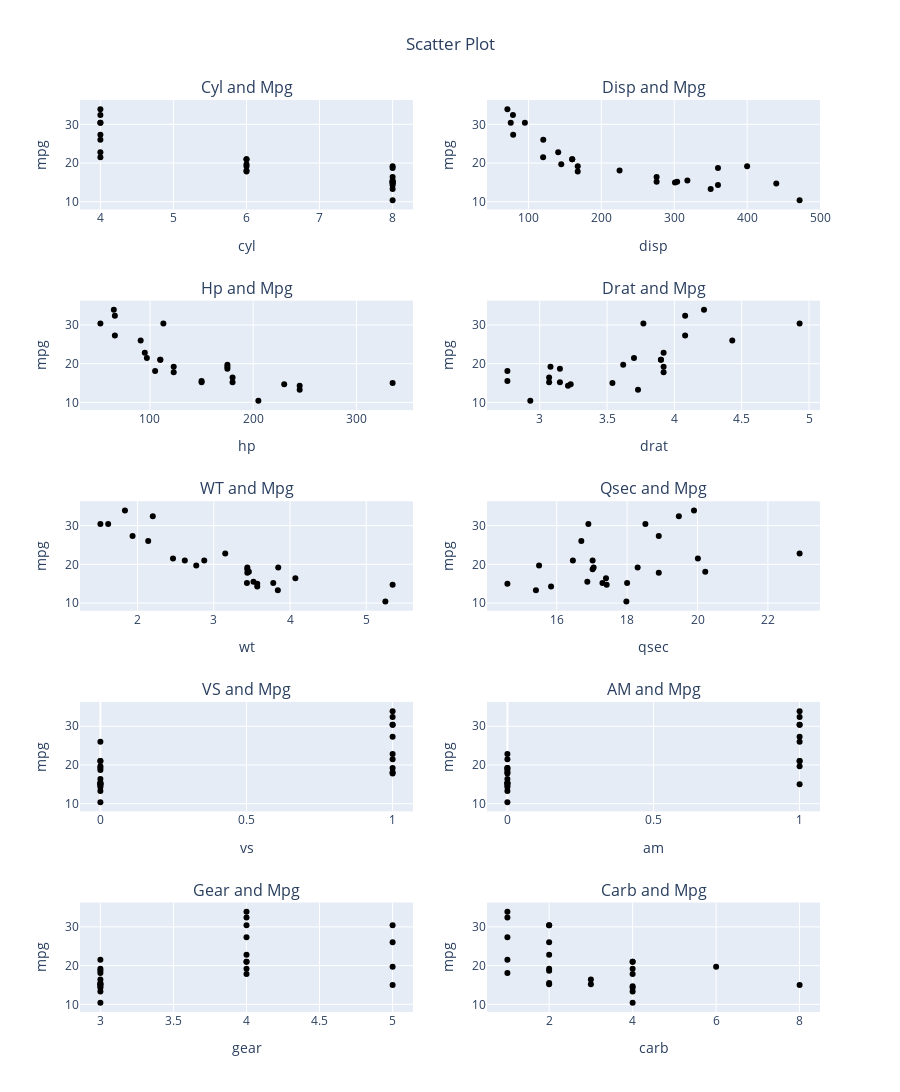

Write notebook code for a chart like this one.
### Markdown cell above
## Linearitas

### Code cell
#siapkan figure subplot
fig = make_subplots(
    rows = 5, cols = 2,
    subplot_titles = ("Cyl and Mpg", 
                      "Disp and Mpg", 
                      "Hp and Mpg", 
                      "Drat and Mpg", 
                      "WT and Mpg",
                      "Qsec and Mpg", 
                      "VS and Mpg", 
                      "AM and Mpg", 
                      "Gear and Mpg", 
                      "Carb and Mpg")
)

#buat plot masing-masing subplot
index = 0
for i in range(1,6):
    for j in range(1,3):
        fig.add_trace(go.Scatter(x = X[X.keys()[index]], y = Y, mode = 'markers', marker = {'color' : 'black'}), row = i, col = j)
        fig.update_xaxes(title_text = X.keys()[index], row = i, col = j)
        fig.update_yaxes(title_text = 'mpg', row = i, col = j)
        index = index+1

#atur layout        
layout = {
    'height' : 2000,
    #'width' : 1000,
    'title' : {
        'text' : 'Scatter Plot',
        'x' : 0.5
    },
    'showlegend' : False
}

fig.update_layout(layout)

fig.show()

### Figure 1 — Plotly figure (JSON) as saved in the notebook; plotly's stock layout.template omitted (floating-point values rounded to 4 significant figures)
{"data": [{"marker": {"color": "black"}, "mode": "markers", "type": "scatter", "x": [4, 8, 4, 8, 4, 8, 8, 8, 6, 4, 6, 6, 4, 4, 4, 8, 8, 6, 8, 4, 6, 6, 8, 8, 8], "xaxis": "x", "y": [27.3, 13.3, 32.4, 15.2, 22.8, 18.7, 19.2, 15.2, 19.7, 30.4, 17.8, 19.2, 21.5, 26, 33.9, 15.5, 14.7, 21, 16.4, 30.4, 18.1, 21, 15, 10.4, 14.3], "yaxis": "y"}, {"marker": {"color": "black"}, "mode": "markers", "type": "scatter", "x": [79, 350, 78.7, 304, 140.8, 360, 400, 275.8, 145, 75.7, 167.6, 167.6, 120.1, 120.3, 71.1, 318, 440, 160, 275.8, 95.1, 225, 160, 301, 472, 360], "xaxis": "x2", "y": [27.3, 13.3, 32.4, 15.2, 22.8, 18.7, 19.2, 15.2, 19.7, 30.4, 17.8, 19.2, 21.5, 26, 33.9, 15.5, 14.7, 21, 16.4, 30.4, 18.1, 21, 15, 10.4, 14.3], "yaxis": "y2"}, {"marker": {"color": "black"}, "mode": "markers", "type": "scatter", "x": [66, 245, 66, 150, 95, 175, 175, 180, 175, 52, 123, 123, 97, 91, 65, 150, 230, 110, 180, 113, 105, 110, 335, 205, 245], "xaxis": "x3", "y": [27.3, 13.3, 32.4, 15.2, 22.8, 18.7, 19.2, 15.2, 19.7, 30.4, 17.8, 19.2, 21.5, 26, 33.9, 15.5, 14.7, 21, 16.4, 30.4, 18.1, 21, 15, 10.4, 14.3], "yaxis": "y3"}, {"marker": {"color": "black"}, "mode": "markers", "type": "scatter", "x": [4.08, 3.73, 4.08, 3.15, 3.92, 3.15, 3.08, 3.07, 3.62, 4.93, 3.92, 3.92, 3.7, 4.43, 4.22, 2.76, 3.23, 3.9, 3.07, 3.77, 2.76, 3.9, 3.54, 2.93, 3.21], "xaxis": "x4", "y": [27.3, 13.3, 32.4, 15.2, 22.8, 18.7, 19.2, 15.2, 19.7, 30.4, 17.8, 19.2, 21.5, 26, 33.9, 15.5, 14.7, 21, 16.4, 30.4, 18.1, 21, 15, 10.4, 14.3], "yaxis": "y4"}, {"marker": {"color": "black"}, "mode": "markers", "type": "scatter", "x": [1.935, 3.84, 2.2, 3.435, 3.15, 3.44, 3.845, 3.78, 2.77, 1.615, 3.44, 3.44, 2.465, 2.14, 1.835, 3.52, 5.345, 2.62, 4.07, 1.513, 3.46, 2.875, 3.57, 5.25, 3.57], "xaxis": "x5", "y": [27.3, 13.3, 32.4, 15.2, 22.8, 18.7, 19.2, 15.2, 19.7, 30.4, 17.8, 19.2, 21.5, 26, 33.9, 15.5, 14.7, 21, 16.4, 30.4, 18.1, 21, 15, 10.4, 14.3], "yaxis": "y5"}, {"marker": {"color": "black"}, "mode": "markers", "type": "scatter", "x": [18.9, 15.41, 19.47, 17.3, 22.9, 17.02, 17.05, 18, 15.5, 18.52, 18.9, 18.3, 20.01, 16.7, 19.9, 16.87, 17.42, 16.46, 17.4, 16.9, 20.22, 17.02, 14.6, 17.98, 15.84], "xaxis": "x6", "y": [27.3, 13.3, 32.4, 15.2, 22.8, 18.7, 19.2, 15.2, 19.7, 30.4, 17.8, 19.2, 21.5, 26, 33.9, 15.5, 14.7, 21, 16.4, 30.4, 18.1, 21, 15, 10.4, 14.3], "yaxis": "y6"}, {"marker": {"color": "black"}, "mode": "markers", "type": "scatter", "x": [1, 0, 1, 0, 1, 0, 0, 0, 0, 1, 1, 1, 1, 0, 1, 0, 0, 0, 0, 1, 1, 0, 0, 0, 0], "xaxis": "x7", "y": [27.3, 13.3, 32.4, 15.2, 22.8, 18.7, 19.2, 15.2, 19.7, 30.4, 17.8, 19.2, 21.5, 26, 33.9, 15.5, 14.7, 21, 16.4, 30.4, 18.1, 21, 15, 10.4, 14.3], "yaxis": "y7"}, {"marker": {"color": "black"}, "mode": "markers", "type": "scatter", "x": [1, 0, 1, 0, 0, 0, 0, 0, 1, 1, 0, 0, 0, 1, 1, 0, 0, 1, 0, 1, 0, 1, 1, 0, 0], "xaxis": "x8", "y": [27.3, 13.3, 32.4, 15.2, 22.8, 18.7, 19.2, 15.2, 19.7, 30.4, 17.8, 19.2, 21.5, 26, 33.9, 15.5, 14.7, 21, 16.4, 30.4, 18.1, 21, 15, 10.4, 14.3], "yaxis": "y8"}, {"marker": {"color": "black"}, "mode": "markers", "type": "scatter", "x": [4, 3, 4, 3, 4, 3, 3, 3, 5, 4, 4, 4, 3, 5, 4, 3, 3, 4, 3, 5, 3, 4, 5, 3, 3], "xaxis": "x9", "y": [27.3, 13.3, 32.4, 15.2, 22.8, 18.7, 19.2, 15.2, 19.7, 30.4, 17.8, 19.2, 21.5, 26, 33.9, 15.5, 14.7, 21, 16.4, 30.4, 18.1, 21, 15, 10.4, 14.3], "yaxis": "y9"}, {"marker": {"color": "black"}, "mode": "markers", "type": "scatter", "x": [1, 4, 1, 2, 2, 2, 2, 3, 6, 2, 4, 4, 1, 2, 1, 2, 4, 4, 3, 2, 1, 4, 8, 4, 4], "xaxis": "x10", "y": [27.3, 13.3, 32.4, 15.2, 22.8, 18.7, 19.2, 15.2, 19.7, 30.4, 17.8, 19.2, 21.5, 26, 33.9, 15.5, 14.7, 21, 16.4, 30.4, 18.1, 21, 15, 10.4, 14.3], "yaxis": "y10"}], "layout": {"annotations": [{"font": {"size": 16}, "showarrow": false, "text": "Cyl and Mpg", "x": 0.225, "xanchor": "center", "xref": "paper", "y": 1, "yanchor": "bottom", "yref": "paper"}, {"font": {"size": 16}, "showarrow": false, "text": "Disp and Mpg", "x": 0.775, "xanchor": "center", "xref": "paper", "y": 1, "yanchor": "bottom", "yref": "paper"}, {"font": {"size": 16}, "showarrow": false, "text": "Hp and Mpg", "x": 0.225, "xanchor": "center", "xref": "paper", "y": 0.78, "yanchor": "bottom", "yref": "paper"}, {"font": {"size": 16}, "showarrow": false, "text": "Drat and Mpg", "x": 0.775, "xanchor": "center", "xref": "paper", "y": 0.78, "yanchor": "bottom", "yref": "paper"}, {"font": {"size": 16}, "showarrow": false, "text": "WT and Mpg", "x": 0.225, "xanchor": "center", "xref": "paper", "y": 0.56, "yanchor": "bottom", "yref": "paper"}, {"font": {"size": 16}, "showarrow": false, "text": "Qsec and Mpg", "x": 0.775, "xanchor": "center", "xref": "paper", "y": 0.56, "yanchor": "bottom", "yref": "paper"}, {"font": {"size": 16}, "showarrow": false, "text": "VS and Mpg", "x": 0.225, "xanchor": "center", "xref": "paper", "y": 0.34, "yanchor": "bottom", "yref": "paper"}, {"font": {"size": 16}, "showarrow": false, "text": "AM and Mpg", "x": 0.775, "xanchor": "center", "xref": "paper", "y": 0.34, "yanchor": "bottom", "yref": "paper"}, {"font": {"size": 16}, "showarrow": false, "text": "Gear and Mpg", "x": 0.225, "xanchor": "center", "xref": "paper", "y": 0.12, "yanchor": "bottom", "yref": "paper"}, {"font": {"size": 16}, "showarrow": false, "text": "Carb and Mpg", "x": 0.775, "xanchor": "center", "xref": "paper", "y": 0.12, "yanchor": "bottom", "yref": "paper"}], "height": 2000, "showlegend": false, "title": {"text": "Scatter Plot", "x": 0.5}, "xaxis": {"anchor": "y", "domain": [0, 0.45], "title": {"text": "cyl"}}, "xaxis10": {"anchor": "y10", "domain": [0.55, 1], "title": {"text": "carb"}}, "xaxis2": {"anchor": "y2", "domain": [0.55, 1], "title": {"text": "disp"}}, "xaxis3": {"anchor": "y3", "domain": [0, 0.45], "title": {"text": "hp"}}, "xaxis4": {"anchor": "y4", "domain": [0.55, 1], "title": {"text": "drat"}}, "xaxis5": {"anchor": "y5", "domain": [0, 0.45], "title": {"text": "wt"}}, "xaxis6": {"anchor": "y6", "domain": [0.55, 1], "title": {"text": "qsec"}}, "xaxis7": {"anchor": "y7", "domain": [0, 0.45], "title": {"text": "vs"}}, "xaxis8": {"anchor": "y8", "domain": [0.55, 1], "title": {"text": "am"}}, "xaxis9": {"anchor": "y9", "domain": [0, 0.45], "title": {"text": "gear"}}, "yaxis": {"anchor": "x", "domain": [0.88, 1], "title": {"text": "mpg"}}, "yaxis10": {"anchor": "x10", "domain": [0, 0.12], "title": {"text": "mpg"}}, "yaxis2": {"anchor": "x2", "domain": [0.88, 1], "title": {"text": "mpg"}}, "yaxis3": {"anchor": "x3", "domain": [0.66, 0.78], "title": {"text": "mpg"}}, "yaxis4": {"anchor": "x4", "domain": [0.66, 0.78], "title": {"text": "mpg"}}, "yaxis5": {"anchor": "x5", "domain": [0.44, 0.56], "title": {"text": "mpg"}}, "yaxis6": {"anchor": "x6", "domain": [0.44, 0.56], "title": {"text": "mpg"}}, "yaxis7": {"anchor": "x7", "domain": [0.22, 0.34], "title": {"text": "mpg"}}, "yaxis8": {"anchor": "x8", "domain": [0.22, 0.34], "title": {"text": "mpg"}}, "yaxis9": {"anchor": "x9", "domain": [0, 0.12], "title": {"text": "mpg"}}}}
